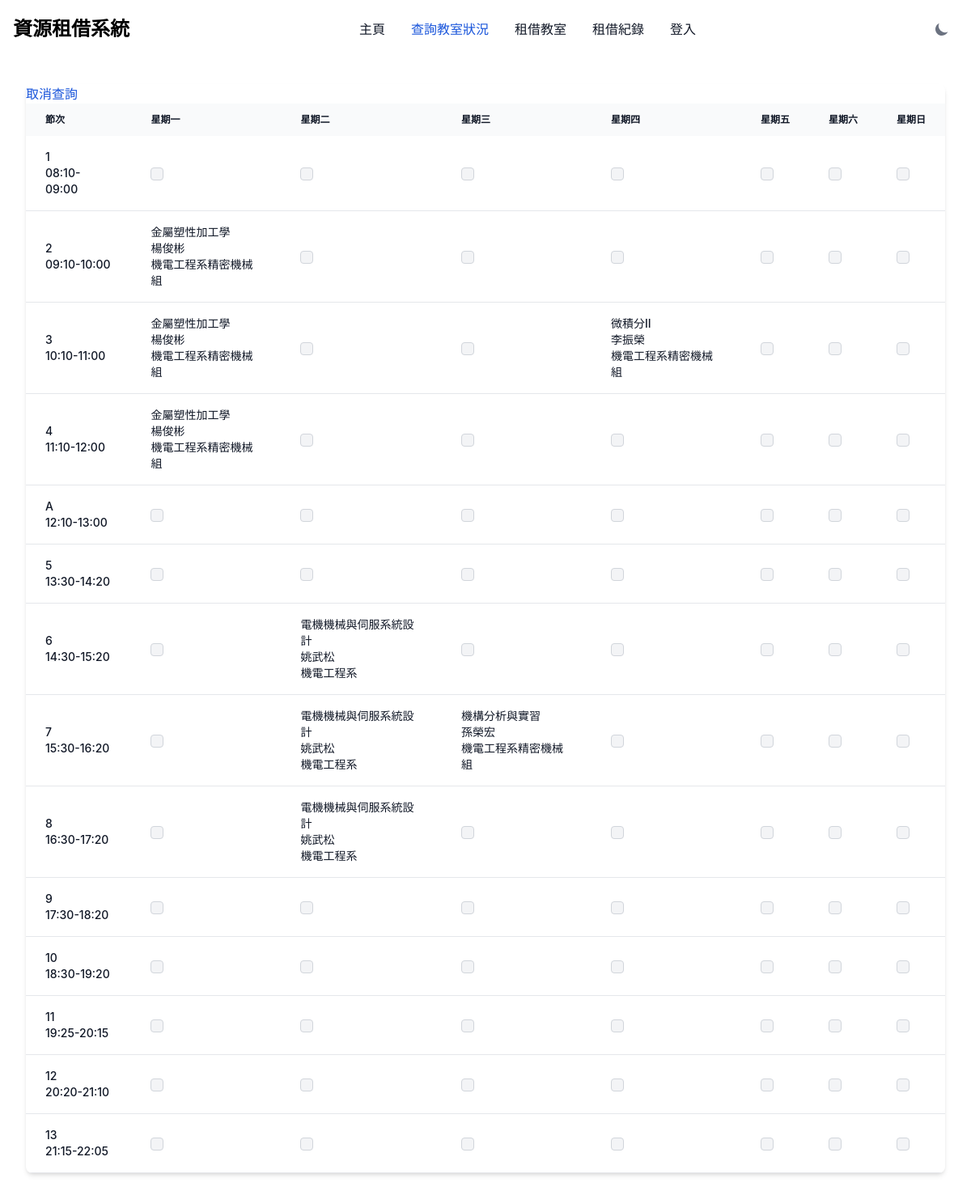
Page /classroom_status.php?classroom=B113 on the committed database.
### tables this page shows
CREATE TABLE `course_table` (
  `course_code` varchar(20) NOT NULL DEFAULT '',
  `major` varchar(50) DEFAULT NULL,
  `course_name` text DEFAULT NULL,
  `instructor` varchar(50) DEFAULT NULL,
  `classroom` varchar(50) NOT NULL DEFAULT '',
  `weekday` varchar(4) NOT NULL DEFAULT '',
  `period` int(11) NOT NULL DEFAULT 0
);

### classroom_status.php (the view, shortened to what this page needs)
<?php
if (!isset($_SESSION['username'])) {
    $status = "invalid";
} else {
    $status = "valid";
    $is_admin = $_SESSION['is_admin'];
}
$conn = require_once ('config.php');
$classroom = isset($_GET['classroom']) ? $_GET['classroom'] : '';
$where = '';
$params = [];
if ($classroom) {
    $where .= $where ? " AND classroom = ?" : "WHERE classroom = ?";
    $params[] = $classroom;
}
$query = "SELECT * FROM course_table $where ORDER BY weekday, period";
$stmt = $conn->prepare($query);
$timeTable = [[], [], [], [], [], [], []];
if ($stmt) {
    if ($params) {
        $types = str_repeat('s', count($params));
        $stmt->bind_param($types, ...$params);
    }
    $stmt->execute();
    $result = $stmt->get_result();
    while ($row = $result->fetch_assoc()) {
        $chinese_weekdays = [
            '一' => 1,
            '二' => 2,
            '三' => 3,
            '四' => 4,
            '五' => 5,
            '六' => 6,
            '日' => 7
        ];
        $weekday = $row['weekday'];
        $weekday = $chinese_weekdays[$weekday];
        $period = $row['period'];
        if ($period == 'A') {
            $timeTable[$weekday - 1][4] = $row;
        } else {
            if ($period < '5') {
                $period = (int) $period;
                $timeTable[$weekday - 1][$period - 1] = $row;
            } else {
                $period = (int) $period;
                $timeTable[$weekday - 1][$period] = $row;
            }
        }
    }
}
?>
<!DOCTYPE html>
<html lang="en">
<head>
    <link href="https://cdnjs.cloudflare.com/ajax/libs/flowbite/2.3.0/flowbite.min.css" rel="stylesheet" />
</head>
<body class="bg-white dark:bg-gray-900">
    <?php include './components/navigaion.php'; ?>
    <?php if ($classroom == ""): ?>
        <div class="flex h-screen justify-center items-center">
            <div
                class="w-full max-w-sm p-4 bg-white border border-gray-200 rounded-lg shadow sm:p-6 dark:bg-gray-800 dark:border-gray-700 mx-auto">
                <h5 class="mb-3 text-base font-semibold text-gray-900 md:text-xl dark:text-white">
                    選擇教室
                </h5>
                <p class="text-sm font-normal text-gray-500 dark:text-gray-400">選擇一個教室即可查詢該教室的課表及租用情況</p>
                <ul class="my-4 space-y-3">
                    <form action="" method="GET">
                        <div class="relative">
                            <div class="absolute inset-y-0 start-0 flex items-center ps-3 pointer-events-none">
                                <svg class="w-4 h-4 text-gray-500 dark:text-gray-400" aria-hidden="true"
                                    xmlns="http://www.w3.org/2000/svg" fill="none" viewBox="0 0 20 20">
                                    <path stroke="currentColor" stroke-linecap="round" stroke-linejoin="round"
                                        stroke-width="2" d="m19 19-4-4m0-7A7 7 0 1 1 1 8a7 7 0 0 1 14 0Z" />
                                </svg>
                            </div>
                            <input type="search" id="default-search" value=""
                                class="block w-full p-4 ps-10 text-sm text-gray-900 border border-gray-300 rounded-lg bg-gray-50 focus:ring-blue-500 focus:border-blue-500 dark:bg-gray-700 dark:border-gray-600 dark:placeholder-gray-400 dark:text-white dark:focus:ring-blue-500 dark:focus:border-blue-500"
                                placeholder="教室編號" name="classroom" />
                        </div>
                        <button type="submit"
                            class="w-full mt-4 text-white bg-blue-700 hover:bg-blue-800 focus:ring-4 focus:outline-none focus:ring-blue-300 font-medium rounded-lg text-sm px-4 py-2 dark:bg-blue-600 dark:hover:bg-blue-700 dark:focus:ring-blue-800">Search</button>
                    </form>
                </ul>
            </div>
        </div>
    <?php else: ?>
        <?php
        $periodToTime = [
            "0" => "08:10-09:00",
            "1" => "09:10-10:00",
            "2" => "10:10-11:00",
            "3" => "11:10-12:00",
            "4" => "12:10-13:00",
            "5" => "13:30-14:20",
            "6" => "14:30-15:20",
            "7" => "15:30-16:20",
            "8" => "16:30-17:20",
            "9" => "17:30-18:20",
            "10" => "18:30-19:20",
            "11" => "19:25-20:15",
            "12" => "20:20-21:10",
            "13" => "21:15-22:05"
        ];
        ?>
        <div class="max-w-screen-xl mx-auto p-4 sm:p-6 lg:p-8">
            <div class="relative overflow-x-auto shadow-md sm:rounded-lg">
                <div class="overflow-x-auto">
                    <a href="classroom_status.php" class="text-blue-700 hover:underline dark:text-blue-500">取消查詢</a>
                    <table class="w-full text-sm text-left rtl:text-right text-gray-500 dark:text-gray-400 overflow-auto">
                        <thead class="text-xs text-gray-900 dark:text-white uppercase bg-gray-50 dark:bg-gray-700 dark:text-gray-400 whitespace-nowrap">
                            <tr>
                                <th scope="col" class="px-6 py-3">節次</th>
                                <th scope="col" class="px-6 py-3">星期一</th>
                                <th scope="col" class="px-6 py-3">星期二</th>
                                <th scope="col" class="px-6 py-3">星期三</th>
                                <th scope="col" class="px-6 py-3">星期四</th>
                                <th scope="col" class="px-6 py-3">星期五</th>
                                <th scope="col" class="px-6 py-3">星期六</th>
                                <th scope="col" class="px-6 py-3">星期日</th>
                            </tr>
                        </thead>
                        <tbody>
                            <?php for ($i = 0; $i < 14; $i++): ?>
                                <tr class="border-b border-gray-200 dark:border-gray-700">
                                    <td class="px-6 py-4  text-sm font-medium text-gray-900 dark:text-white">
                                        <?php if ($i < 4): ?>
                                            <?= $i + 1 ?><br>
                                        <?php elseif ($i == 4): ?>
                                            A<br>
                                        <?php else: ?>
                                            <?= $i ?><br>
                                        <?php endif; ?>
                                        <?= $periodToTime[$i] ?>
                                    </td>
                                    <?php for ($j = 0; $j < 7; $j++): ?>
                                        <td class="px-6 py-4  text-sm font-medium text-gray-900 dark:text-white">
                                            <?php if (isset($timeTable[$j][$i])): ?>
                                                <?php $row = $timeTable[$j][$i]; ?>
                                                <?= $row['course_name'] ?><br>
                                                <?= $row['instructor'] ?><br>
                                                <?= $row['major'] ?>
                                            <?php else: ?>
                                                <input id="checkbox_<?= $j ?>_<?= $i ?>" type="checkbox" name="checkbox[<?= $j ?>][<?= $i ?>]" value="<?= $j ?>_<?= $i ?>" class="w-4 h-4 text-blue-600 bg-gray-100 border-gray-300 rounded focus:ring-blue-500 dark:focus:ring-blue-600 dark:ring-offset-gray-800 focus:ring-2 dark:bg-gray-700 dark:border-gray-600 checkbox-column-<?= $j ?>" data-column="<?= $j ?>" data-row="<?= $i ?>" onclick="limitCheckbox(this, <?= $j ?>, <?= $i ?>)">
                                            <?php endif; ?>
                                        </td>
                                    <?php endfor; ?>
                                </tr>
                            <?php endfor; ?>
                        </tbody>
                    </table>
                </div>
            </div>
        </div>
    <?php endif; ?>
</body>
</html>

### components/navigaion.php (shortened to what this page needs)
<nav class="bg-white border-gray-200 dark:bg-gray-900">
    <div class="max-w-screen-xl flex flex-wrap items-center justify-between mx-auto p-4">
        <a href="index.php" class="flex items-center space-x-3 rtl:space-x-reverse">
            <span class="self-center text-2xl font-semibold whitespace-nowrap dark:text-white">資源租借系統</span>
        </a>
        <div class="hidden w-full md:block md:w-auto" id="navbar-default">
            <ul
                class="font-medium flex flex-col p-4 md:p-0 mt-4 border border-gray-100 rounded-lg bg-gray-50 md:flex-row md:space-x-8 rtl:space-x-reverse md:mt-0 md:border-0 md:bg-white dark:bg-gray-800 md:dark:bg-gray-900 dark:border-gray-700">
                <li>
                    <?php
                    if (basename($_SERVER['PHP_SELF']) == 'index.php') {
                        echo '<a href="index.php"
                            class="block py-2 px-3 text-white bg-blue-700 rounded md:bg-transparent md:text-blue-700 md:p-0 dark:text-white md:dark:text-blue-500"
                            aria-current="page">主頁</a>';
                    } else {
                        echo '<a href="index.php"
                            class="block py-2 px-3 text-gray-900 rounded hover:bg-gray-100 md:hover:bg-transparent md:border-0 md:hover:text-blue-700 md:p-0 dark:text-white md:dark:hover:text-blue-500 dark:hover:bg-gray-700 dark:hover:text-white md:dark:hover:bg-transparent">主頁</a>';
                    }
                    ?>
                </li>
                <li>
                    <?php
                    if (basename($_SERVER['PHP_SELF']) == 'classroom_status.php') {
                        echo '<a href="classroom_status.php"
                            class="block py-2 px-3 text-white bg-blue-700 rounded md:bg-transparent md:text-blue-700 md:p-0 dark:text-white md:dark:text-blue-500"
                            aria-current="page">查詢教室狀況</a>';
                    } else {
                        echo '<a href="classroom_status.php"
                            class="block py-2 px-3 text-gray-900 rounded hover:bg-gray-100 md:hover:bg-transparent md:border-0 md:hover:text-blue-700 md:p-0 dark:text-white md:dark:hover:text-blue-500 dark:hover:bg-gray-700 dark:hover:text-white md:dark:hover:bg-transparent">查詢教室狀況</a>';
                    }
                    ?>
                </li>
                <li>
                    <?php
                    if (basename($_SERVER['PHP_SELF']) == 'rent_classroom.php') {
                        echo '<a href="rent_classroom.php"
                            class="block py-2 px-3 text-white bg-blue-700 rounded md:bg-transparent md:text-blue-700 md:p-0 dark:text-white md:dark:text-blue-500"
                            aria-current="page">租借教室</a>';
                    } else {
                        echo '<a href="rent_classroom.php"
                            class="block py-2 px-3 text-gray-900 rounded hover:bg-gray-100 md:hover:bg-transparent md:border-0 md:hover:text-blue-700 md:p-0 dark:text-white md:dark:hover:text-blue-500 dark:hover:bg-gray-700 dark:hover:text-white md:dark:hover:bg-transparent">租借教室</a>';
                    }
                    ?>
                </li>
                <li>
                    <?php
                    if (basename($_SERVER['PHP_SELF']) == 'rental_record.php') {
                        echo '<a href="rental_record.php"
                            class="block py-2 px-3 text-white bg-blue-700 rounded md:bg-transparent md:text-blue-700 md:p-0 dark:text-white md:dark:text-blue-500"
                            aria-current="page">租借紀錄</a>';
                    } else {
                        echo '<a href="rental_record.php"
                            class="block py-2 px-3 text-gray-900 rounded hover:bg-gray-100 md:hover:bg-transparent md:border-0 md:hover:text-blue-700 md:p-0 dark:text-white md:dark:hover:text-blue-500 dark:hover:bg-gray-700 dark:hover:text-white md:dark:hover:bg-transparent">租借紀錄</a>';
                    }
                    ?>
                </li>
                <li>
                    <?php
                    if ($status == "valid") {
                        echo '<a href="logout.php" class="block py-2 px-3 text-gray-900 rounded hover:bg-gray-100 md:hover:bg-transparent md:border-0 md:hover:text-blue-700 md:p-0 dark:text-white md:dark:hover:text-blue-500 dark:hover:bg-gray-700 dark:hover:text-white md:dark:hover:bg-transparent">登出</a>';
                    } else {
                        echo '<a href="login.html" class="block py-2 px-3 text-gray-900 rounded hover:bg-gray-100 md:hover:bg-transparent md:border-0 md:hover:text-blue-700 md:p-0 dark:text-white md:dark:hover:text-blue-500 dark:hover:bg-gray-700 dark:hover:text-white md:dark:hover:bg-transparent">登入</a>';
                    }
                    ?>
                </li>
            </ul>
        </div>
        <button id="theme-toggle" type="button"
            class="text-gray-500 dark:text-gray-400 hover:bg-gray-100 dark:hover:bg-gray-700 focus:outline-none focus:ring-4 focus:ring-gray-200 dark:focus:ring-gray-700 rounded-lg text-sm p-2.5">
            <svg id="theme-toggle-dark-icon" class="hidden w-5 h-5" fill="currentColor" viewBox="0 0 20 20"
                xmlns="http://www.w3.org/2000/svg">
                <path d="M17.293 13.293A8 8 0 016.707 2.707a8.001 8.001 0 1010.586 10.586z"></path>
            </svg>
        </button>
    </div>
</nav>

### rows in the picture
course_table: course_name "金屬塑性加工學", instructor "楊俊彬", major "機電工程系精密機械組"
course_table: course_name "金屬塑性加工學", instructor "楊俊彬", major "機電工程系精密機械組"
course_table: course_name "微積分II", instructor "李振榮", major "機電工程系精密機械組"
course_table: course_name "金屬塑性加工學", instructor "楊俊彬", major "機電工程系精密機械組"
course_table: course_name "電機機械與伺服系統設計", instructor "姚武松", major "機電工程系"
course_table: course_name "電機機械與伺服系統設計", instructor "姚武松", major "機電工程系"
course_table: course_name "機構分析與實習", instructor "孫榮宏", major "機電工程系精密機械組"
course_table: course_name "電機機械與伺服系統設計", instructor "姚武松", major "機電工程系"

### other values in the picture
$periodToTime[$i] "08:10-09:00"
$periodToTime[$i] "09:10-10:00"
$periodToTime[$i] "10:10-11:00"
$periodToTime[$i] "11:10-12:00"
$periodToTime[$i] "12:10-13:00"
$periodToTime[$i] "13:30-14:20"
$periodToTime[$i] "14:30-15:20"
$periodToTime[$i] "15:30-16:20"
$periodToTime[$i] "16:30-17:20"
$periodToTime[$i] "17:30-18:20"
$periodToTime[$i] "18:30-19:20"
$periodToTime[$i] "19:25-20:15"
$periodToTime[$i] "20:20-21:10"
$periodToTime[$i] "21:15-22:05"
